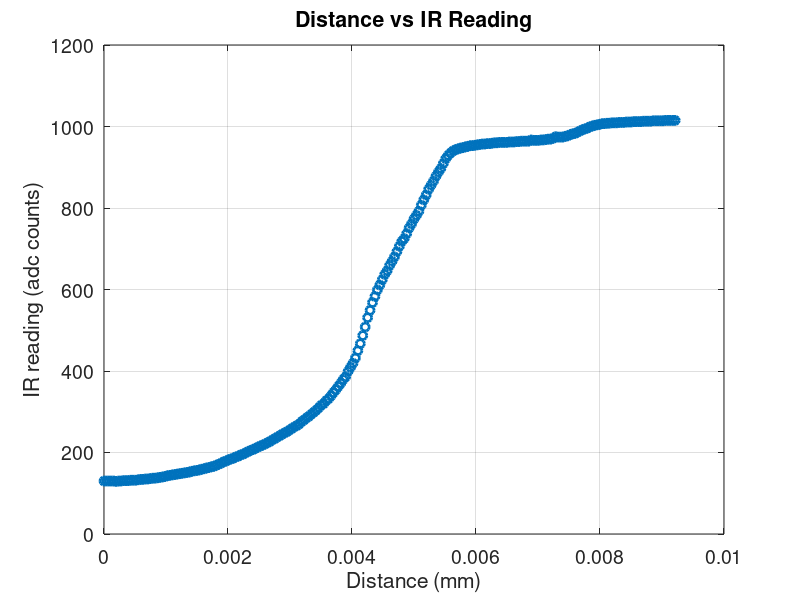

Here is the MATLAB script that generated this plot:
position=[0
0.00003937007874
0.00007874015748
0.0001181102362
0.000157480315
0.0001968503937
0.0002362204724
0.0002755905512
0.0003149606299
0.0003543307087
0.0003937007874
0.0004330708661
0.0004724409449
0.0005118110236
0.0005511811024
0.0005905511811
0.0006299212598
0.0006692913386
0.0007086614173
0.0007480314961
0.0007874015748
0.0008267716535
0.0008661417323
0.000905511811
0.0009448818898
0.0009842519685
0.001023622047
0.001062992126
0.001102362205
0.001141732283
0.001181102362
0.001220472441
0.00125984252
0.001299212598
0.001338582677
0.001377952756
0.001417322835
0.001456692913
0.001496062992
0.001535433071
0.00157480315
0.001614173228
0.001653543307
0.001692913386
0.001732283465
0.001771653543
0.001811023622
0.001850393701
0.00188976378
0.001929133858
0.001968503937
0.002007874016
0.002047244094
0.002086614173
0.002125984252
0.002165354331
0.002204724409
0.002244094488
0.002283464567
0.002322834646
0.002362204724
0.002401574803
0.002440944882
0.002480314961
0.002519685039
0.002559055118
0.002598425197
0.002637795276
0.002677165354
0.002716535433
0.002755905512
0.002795275591
0.002834645669
0.002874015748
0.002913385827
0.002952755906
0.002992125984
0.003031496063
0.003070866142
0.00311023622
0.003149606299
0.003188976378
0.003228346457
0.003267716535
0.003307086614
0.003346456693
0.003385826772
0.00342519685
0.003464566929
0.003503937008
0.003543307087
0.003582677165
0.003622047244
0.003661417323
0.003700787402
0.00374015748
0.003779527559
0.003818897638
0.003858267717
0.003897637795
0.003937007874
0.003976377953
0.004015748031
0.00405511811
0.004094488189
0.004133858268
0.004173228346
0.004212598425
0.004251968504
0.004291338583
0.004330708661
0.00437007874
0.004409448819
0.004448818898
0.004488188976
0.004527559055
0.004566929134
0.004606299213
0.004645669291
0.00468503937
0.004724409449
0.004763779528
0.004803149606
0.004842519685
0.004881889764
0.004921259843
0.004960629921
0.005
0.005039370079
0.005078740157
0.005118110236
0.005157480315
0.005196850394
0.005236220472
0.005275590551
0.00531496063
0.005354330709
0.005393700787
0.005433070866
0.005472440945
0.005511811024
0.005551181102
0.005590551181
0.00562992126
0.005669291339
0.005708661417
0.005748031496
0.005787401575
0.005826771654
0.005866141732
0.005905511811
0.00594488189
0.005984251969
0.006023622047
0.006062992126
0.006102362205
0.006141732283
0.006181102362
0.006220472441
0.00625984252
0.006299212598
0.006338582677
0.006377952756
0.006417322835
0.006456692913
0.006496062992
0.006535433071
0.00657480315
0.006614173228
0.006653543307
0.006692913386
0.006732283465
0.006771653543
0.006811023622
0.006850393701
0.00688976378
0.006929133858
0.006968503937
0.007007874016
0.007047244094
0.007086614173
0.007125984252
0.007165354331
0.007204724409
0.007244094488
0.007283464567
0.007322834646
0.007362204724
0.007401574803
0.007440944882
0.007480314961
0.007519685039
0.007559055118
0.007598425197
0.007637795276
0.007677165354
0.007716535433
0.007755905512
0.007795275591
0.007834645669
0.007874015748
0.007913385827
0.007952755906
0.007992125984
0.008031496063
0.008070866142
0.00811023622
0.008149606299
0.008188976378
0.008228346457
0.008267716535
0.008307086614
0.008346456693
0.008385826772
0.00842519685
0.008464566929
0.008503937008
0.008543307087
0.008582677165
0.008622047244
0.008661417323
0.008700787402
0.00874015748
0.008779527559
0.008818897638
0.008858267717
0.008897637795
0.008937007874
0.008976377953
0.009015748031
0.00905511811
0.009094488189
0.009133858268
0.009173228346
0.009212598425];

reading=[130
130
130
130
130
129
130
130
131
131
131
132
132
132
133
134
134
135
135
136
137
137
138
139
140
141
143
144
145
146
147
148
149
150
151
152
154
155
156
157
159
160
162
163
165
166
169
171
174
177
179
182
184
186
189
191
194
196
199
202
205
207
210
213
216
218
221
224
227
231
234
238
241
245
248
251
255
259
263
266
270
276
280
285
289
294
299
304
310
316
320
327
332
339
347
354
362
370
379
386
399
409
419
432
450
467
487
508
531
549
568
583
599
611
624
637
646
659
669
680
693
706
718
725
737
751
761
773
782
792
807
820
832
846
856
866
878
888
897
909
921
929
935
940
943
945
947
948
950
951
953
953
954
955
956
957
957
958
958
959
960
960
961
961
961
961
962
962
962
963
963
964
964
964
964
967
966
966
966
967
967
968
969
969
971
975
974
974
974
976
977
980
982
983
986
989
992
994
996
999
1001
1003
1004
1005
1007
1007
1008
1008
1009
1009
1009
1010
1010
1010
1011
1011
1011
1012
1012
1012
1012
1013
1013
1013
1013
1014
1014
1014
1014
1014
1015
1015
1015
1015
1015];

figure;
plot(position, reading, 'o', 'DisplayName','Measured Data', 'LineWidth', 2); hold on;
xlabel('Distance (mm)', 'FontSize', 14);
ylabel('IR reading (adc counts)', 'FontSize', 14);
title('Distance vs IR Reading', 'FontSize', 14);
set(gca, 'FontSize', 14);
grid on;